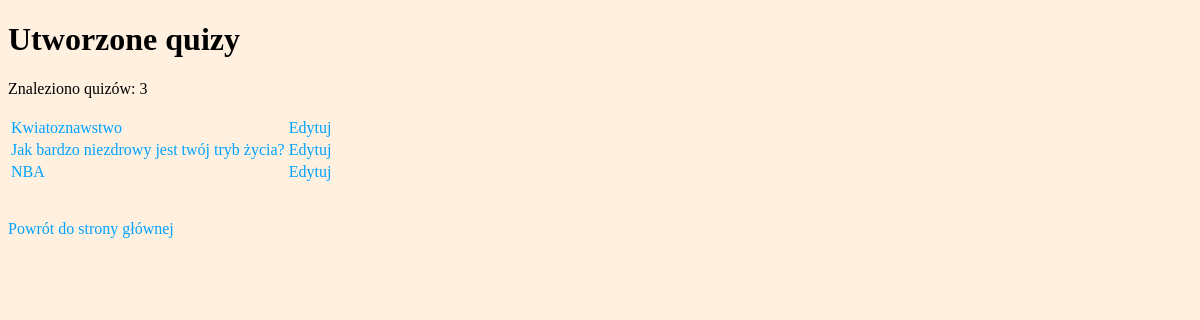
The app's page /index.php?show=quiz_list with its own data.
### tables this page shows
CREATE TABLE IF NOT EXISTS `quizzes` (
  `id` int(11) NOT NULL AUTO_INCREMENT,
  `name` varchar(45) NOT NULL,
  `creationDateTime` datetime NOT NULL,
  PRIMARY KEY (`id`)
);

### dbconnector/default_db_connector.php (called while the page is built, shortened)
<?php
class DefaultDbConnector
{
    private $dbDriver;
    public function __construct()
    {
        $this->dbDriver = new \mysqli(\Config::DB_SERVER, \Config::DB_USER, \Config::DB_PASSWORD, \Config::DB_NAME);
        $this->dbDriver->query("SET NAMES UTF8");
    }
    public function getDbDriver() {
        return $this->dbDriver;
    }
}
?>

### context.php (called while the page is built, shortened)
<?php
require_once '/dbconnector/default_db_connector.php';
class Context
{
    private static $dbDriver;
    private static $quizListProvider;
    public static function getQuizListProvider()
    {
        if (self::$quizListProvider == null)
        {
            self::$quizListProvider = new DbAllQuizListProvider(self::getDbDriver());
        }
        return self::$quizListProvider;
    }
    private static function getDbDriver()
    {
        if (self::$dbDriver == null)
        {
            self::$dbDriver = (new DefaultDbConnector())->getDbDriver();
        }
        return self::$dbDriver;
    }
}
?>

### dbconnector/db_all_quiz_list_provider.php (called while the page is built, shortened)
<?php
require_once dirname(__FILE__).'/../model/quiz_list_item.php';
class DbAllQuizListProvider implements QuizListProvider {
    private $dbDriver;
    public function __construct($dbDriver)
    {
        $this->dbDriver = $dbDriver;
    }
    public function findItemRange($indexOfFirst, $count) {
        $items = array();
        $result = $this->dbDriver->query("SELECT id, name FROM Quizzes LIMIT ".$indexOfFirst.", ".$count);
        for($i = 0; $i < $result->num_rows; ++$i)
        {
            $row = $result->fetch_object();
            $items[count($items)] = new QuizListItem($row->id, $row->name);
        }
        return $items;
    }
    public function getItemCount() {
        return $this->dbDriver->query("SELECT COUNT(id) AS cnt FROM Quizzes")->fetch_object()->cnt;
    }
}
?>

### model/quiz_list_item.php (called while the page is built, shortened)
<?php
class QuizListItem
{
    private $quizId;
    private $quizName;
    public function __construct($quizId, $quizName)
    {
        $this->quizId = $quizId;
        $this->quizName = $quizName;
    }
    public function getQuizId()
    {
        return $this->quizId;
    }
    public function getQuizName()
    {
        return $this->quizName;
    }
}
?>

### contents/quiz_list.php (the view, shortened to what this page needs)
<?php
require_once dirname(__FILE__)."/../context.php";
require_once dirname(__FILE__)."/../dbconnector/default_db_connector.php";
require_once dirname(__FILE__)."/../dbconnector/db_all_quiz_list_provider.php";
?>
<h1>Utworzone quizy</h1>
<?php
$quizListProvider = Context::getQuizListProvider();
echo 'Znaleziono quizów: '.$quizListProvider->getItemCount().'<br/><br/>';
echo '<table>';
foreach($quizListProvider->findItemRange(0, $quizListProvider->getItemCount()) as $item)
{
    echo '<tr>';
    echo '<td><a href="index.php?quiz='.$item->getQuizId().'">'.$item->getQuizName().'</a></td>';
    echo '<td><a href="index.php?show=quiz_wizard&quiz='.$item->getQuizId().'">Edytuj</a></td>';
    echo '</tr>';
}
echo '</table>';
echo '<br/><br/>';
?>
<a href="index.php">Powrót do strony głównej</a>

### style.css (style rules this page uses)
body { background-color: #FFF0E0; }
a:link { color: #00A2FF; text-decoration:none }

### records on screen
quizzes: name "Kwiatoznawstwo"
quizzes: name "Jak bardzo niezdrowy jest twój tryb życia?"
quizzes: name "NBA"

### other values on screen
$quizListProvider->getItemCount() "3"
